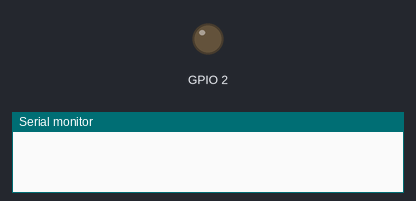
Simulated run of this sketch. Board: ESP8266 (NodeMCU). On the bench: output pins drawn as LEDs (lit = HIGH, except the on-board LED, lit = LOW), the last lines printed to the serial monitor. WiFi joins after 1.5 s; servers stay silent unless stated; uploads are accepted with an empty reply.

Above: at 0.6 s.
At 2.1 s:
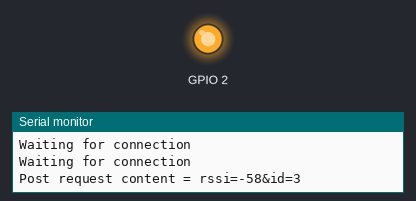
Timing chart, 0 to 3.6 s (numbered marks = the images above):
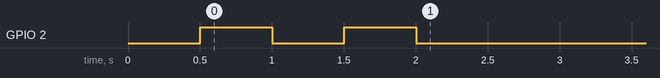

The sketch:

node.ino
```cpp
#define NODE_ID 3

#define SELF_AP


#ifdef SELF_AP
  #define URL "http://192.168.4.1:80/data"
#else
  #define URL "http://192.168.0.22:80/data"
#endif

#include <ESP8266HTTPClient.h>
#include <ESP8266WiFi.h>

//https://github.com/esp8266/Arduino/tree/master/libraries/ESP8266HTTPClient

void setup() {
  pinMode(BUILTIN_LED, OUTPUT);

  Serial.begin(115200);
  WiFi.mode(WIFI_STA);
  #ifdef SELF_AP
    WiFi.begin("locator_ap", "12345678");
  #else
    WiFi.begin("MyHomeWifi", "12345678");
  #endif

  while (WiFi.status() != WL_CONNECTED) {  //Wait for the WiFI connection completion

    digitalWrite(BUILTIN_LED, LOW);
    delay(500);
    digitalWrite(BUILTIN_LED, HIGH);
    delay(500);

    Serial.println("Waiting for connection");

  }

}

void loop() {

 if(WiFi.status()== WL_CONNECTED){   //Check WiFi connection status
   digitalWrite(BUILTIN_LED, LOW);

   HTTPClient http;    //Declare object of class HTTPClient

   http.begin(URL);      //Specify request destination
   //http.addHeader("Content-Type", "text/plain");  //Specify content-type header
   http.addHeader("Content-Type", "application/x-www-form-urlencoded");

   char content[100] = {0};
   sprintf(content, "rssi=%d&id=%d", WiFi.RSSI(), NODE_ID);
   Serial.println("Post request content = " + String(content));
   int httpCode = http.POST(content);   //Send the request
   String payload = http.getString();                  //Get the response payload

   Serial.println(httpCode);   //Print HTTP return code
   Serial.println(payload);    //Print request response payload

   http.end();  //Close connection

 }else{
    digitalWrite(BUILTIN_LED, LOW);
    delay(100);
    digitalWrite(BUILTIN_LED, HIGH);
    delay(100);
    Serial.println("Error in WiFi connection");

 }

 //delay(100);
}
```

Measured:
- by itself, GPIO 2: HIGH → LOW at 1.0 s, → HIGH 0.50 s later, → LOW 0.50 s later
